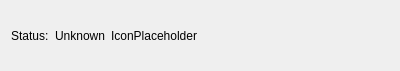
<?xml version="1.0" encoding="UTF-8"?>
<ui version="4.0">
 <class>ServerStatusWidget</class>
 <widget class="QWidget" name="ServerStatusWidget">
  <property name="geometry">
   <rect>
    <x>0</x>
    <y>0</y>
    <width>400</width>
    <height>71</height>
   </rect>
  </property>
  <property name="windowTitle">
   <string>Form</string>
  </property>
  <layout class="QHBoxLayout" name="horizontalLayout">
   <item>
    <widget class="QLabel" name="statusLabel">
     <property name="text">
      <string>Status:</string>
     </property>
    </widget>
   </item>
   <item>
    <widget class="QLabel" name="statusPlaceholderLabel">
     <property name="text">
      <string>Unknown</string>
     </property>
    </widget>
   </item>
   <item>
    <widget class="QLabel" name="iconPlaceholderLabel">
     <property name="text">
      <string>IconPlaceholder</string>
     </property>
    </widget>
   </item>
   <item>
    <spacer name="horizontalSpacer">
     <property name="orientation">
      <enum>Qt::Horizontal</enum>
     </property>
     <property name="sizeHint" stdset="0">
      <size>
       <width>40</width>
       <height>20</height>
      </size>
     </property>
    </spacer>
   </item>
  </layout>
 </widget>
 <resources/>
 <connections/>
 <slots>
  <slot>setServerStatus(char)</slot>
 </slots>
</ui>
